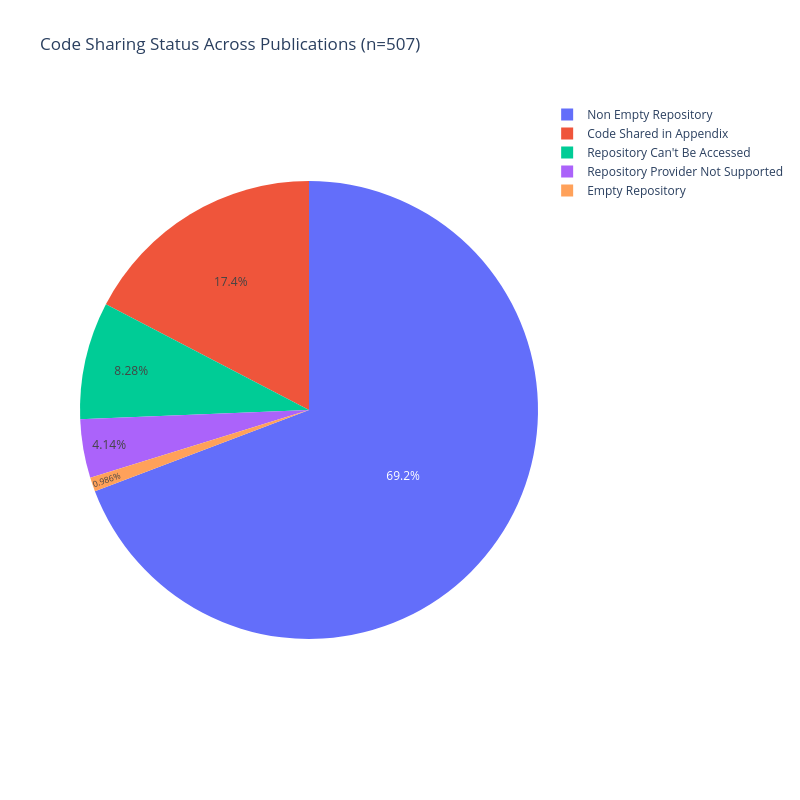

Notebook code cell kept with this figure:
### Code cell
import plotly.express as px

fig = px.pie(
    names=counts.index,
    values=counts.values,
    title=f"Code Sharing Status Across Publications (n={counts.sum()})",
)

fig.update_traces(
    textinfo="percent",
    textposition="inside",
    insidetextorientation="auto"
)

fig.update_layout(
    width=800,
    height=800,
    showlegend=True
)

fig.show()

### Figure 1 — Plotly figure (JSON) as saved in the notebook; plotly's stock layout.template omitted (floating-point values rounded to 4 significant figures)
{"data": [{"domain": {"x": [0, 1], "y": [0, 1]}, "hovertemplate": "label=%{label}<br>value=%{value}<extra></extra>", "insidetextorientation": "auto", "labels": ["Non Empty Repository", "Code Shared in Appendix", "Repository Can't Be Accessed", "Repository Provider Not Supported", "Empty Repository"], "legendgroup": "", "name": "", "showlegend": true, "textinfo": "percent", "textposition": "inside", "type": "pie", "values": [351, 88, 42, 21, 5]}], "layout": {"height": 800, "legend": {"tracegroupgap": 0}, "showlegend": true, "title": {"text": "Code Sharing Status Across Publications (n=507)"}, "width": 800}}
